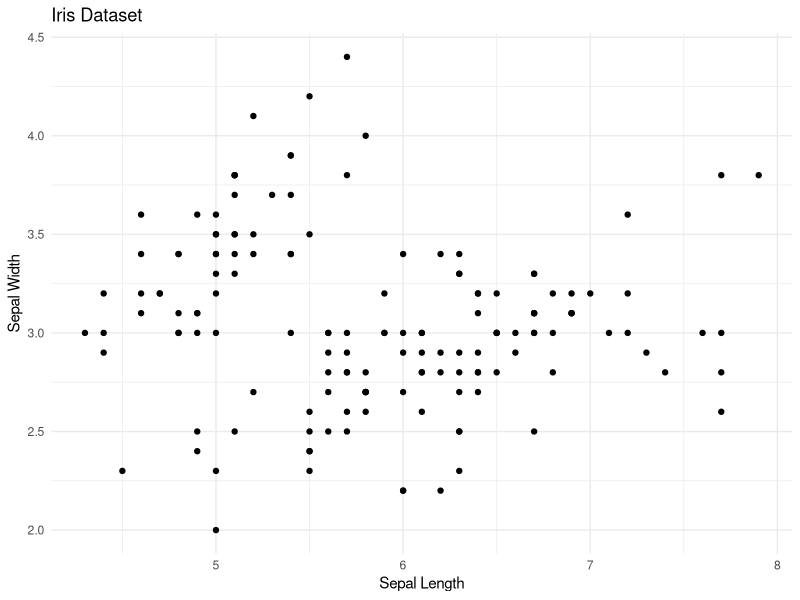
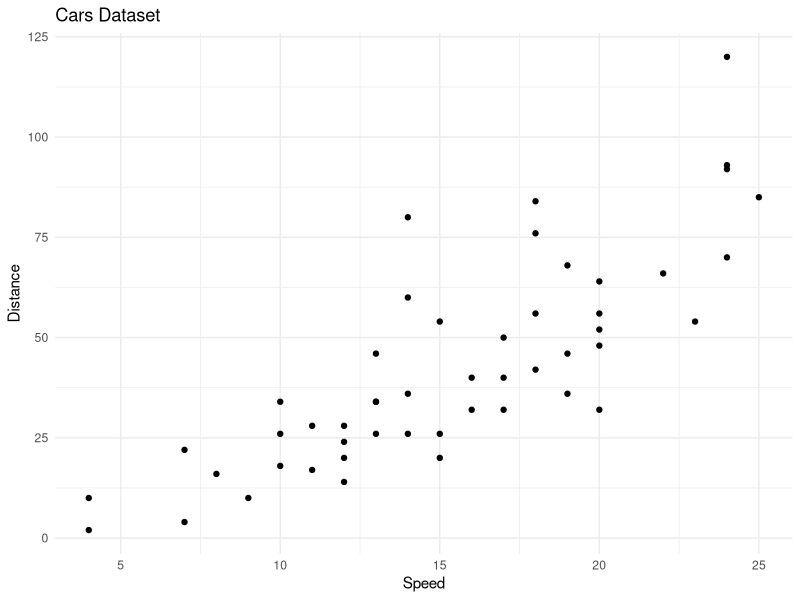

Reproduce these figures in R, in order.
## ---- chunk 1
#| label: setup
#| include: false
library(tidyverse)
## ---- chunk 2
#| label: data-cleaning
#this shoud be hidden from view and no seen in the website it shoudl include your data cleaning and you should export the clean data

## ---- chunk 3
#| label: read-data
#read in your clean data here
## ---- chunk 4
#| label: viz-1
#| fig-cap: "This is a caption for the first visualization"
#| fig-alt: "This is an alternative text for the first visualization"
#| fig-width: 6
#| fig-height: 4
#| fig-align: center

#create plot of iris dataset
ggplot(iris, aes(x = Sepal.Length, y = Sepal.Width)) +
  geom_point() +
  labs(title = "Iris Dataset", 
       x = "Sepal Length", 
       y = "Sepal Width") +
  theme_minimal()
## ---- chunk 5
#| label: viz-2
#| fig-cap: "This is a caption for the second visualization"
#| fig-alt: "This is an alternative text for the second visualization"
#| fig-width: 6
#| fig-height: 4
#| fig-align: center

#create plot of cars data set
ggplot(cars, aes(x = speed, y = dist)) +
  geom_point() +
  labs(title = "Cars Dataset", 
       x = "Speed", 
       y = "Distance") +
  theme_minimal()
